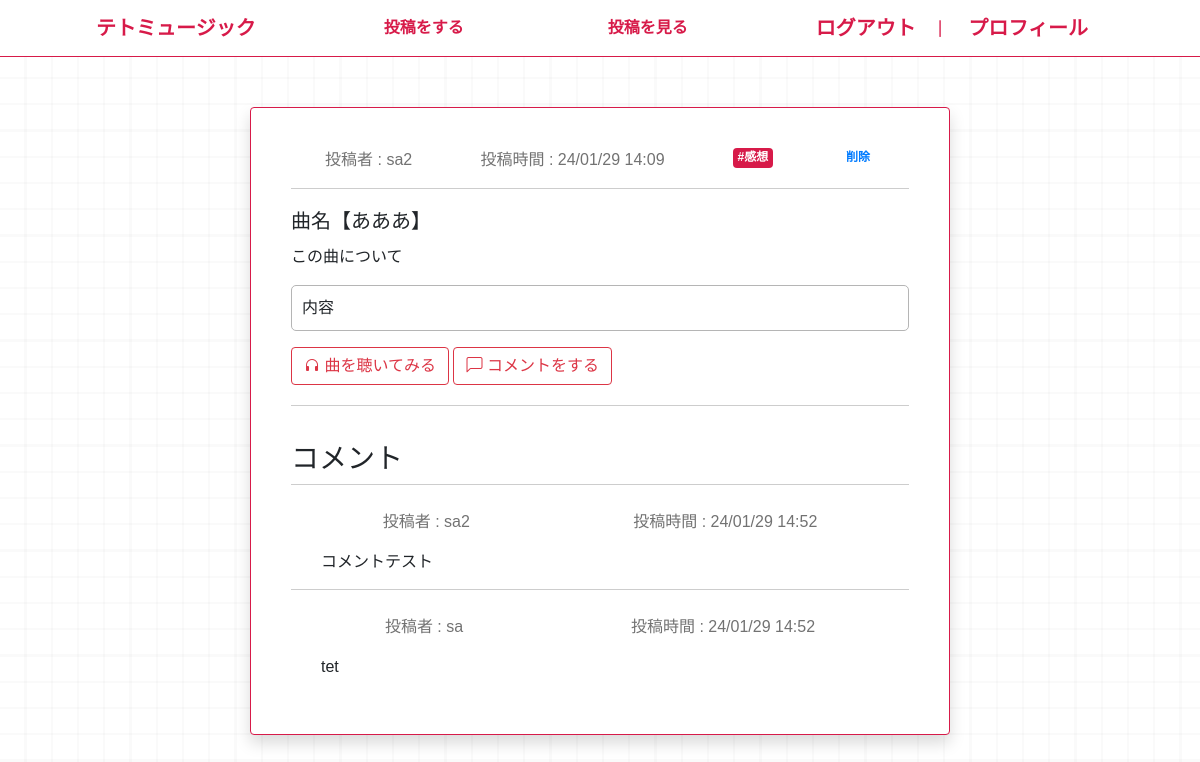
The page /teto/11/detail (signed in) on the database its author committed.
### teto/models.py (models this page shows, shortened)
class Post(models.Model):
    title = models.CharField(max_length=100)
    music = models.CharField(max_length=100)
    text = models.TextField(max_length=300)
    create_time = models.DateTimeField(default=timezone.now)
    link = models.URLField()
    category = models.CharField(max_length=100, choices= CATEGORY)
    user = models.ForeignKey('auth.User', on_delete=models.CASCADE)

class Comment(models.Model):
    post = models.ForeignKey(Post, on_delete=models.CASCADE)
    text = models.TextField()
    create_time = models.DateTimeField(default=timezone.now)
    user = models.ForeignKey('auth.User', on_delete=models.CASCADE)

### teto/views.py (the view)
# urls.py: path('teto/<int:pk>/detail', views.DetailPostView.as_view(), name="postdetail"),
class DetailPostView(LoginRequiredMixin, DetailView):
    template_name = 'teto/teto_detail.html'
    model = Post

### teto/templates/teto/teto_detail.html (shortened to what this page needs)
{% extends 'base.html' %}
{% block content%}
    <div class="card shadow bg-white mx-auto"
    style="padding: 20px; width: 700px; margin-top: 50px; border: 1px solid rgb(215, 26, 73);">
        <div class="card-body">
            <div class="flex listup">
                <p style="color: #727272;">投稿者 : {{ object.user }}</p>
                <p style="color: #727272;">投稿時間 : {{ object.create_time | date:'y/m/d H:i' }}</p>
                <span class="badge categorybadge">#{{ object.category }}</span>
                <a class="badge" href="{% url 'postdelete' object.pk %}">削除</a>
            </div>
            <h5 class="card-title" style="border-top: 1px solid rgb(205, 205, 205); padding-top: 20px;">{{ object.music}}</h5>
            <p class="card-text">{{ object.title }}</p>
            <p class="card-text" style="border: 1px solid #b5b5b5; border-radius: 5px; padding: 10px;">{{ object.text }}</p>
            <a href="{{ item.link }}" class="btn btn-outline-danger"><i class="bi bi-headphones"></i> 曲を聴いてみる</a>
            <a href="{% url 'postcomment' object.pk %}" class="btn btn-outline-danger"><i class="bi bi-chat-left"></i> コメントをする</a>
            <p style="border-bottom: 1px solid rgb(205, 205, 205); padding-bottom: 20px;"></p>
        </div>
        <div style="padding: 0 20px 20px;">
            <h3>コメント</h3>
            {% for comment in object.comment_set.all %}
            <div class="balloon-007">
                <div class="flex commentup" >
                    <p style="color: #727272;">投稿者 : {{ comment.user.username }}</p>
                    <p style="color: #727272;"">投稿時間 : {{ comment.create_time | date:'y/m/d H:i' }}</p>
                </div>
                <p style="margin: 0 30px 15px;">{{ comment.text }}</p>
            </div>
            {% endfor %}
        </div>
    </div>
{% endblock content %}

### teto/static/teto/css/style.css (style rules this page uses)
body { font-family: "ヒラギノ丸ゴ Pro", "Hiragino Maru Gothic Pro", "メイリオ", Meiryo, Osaka, "ＭＳ Ｐゴシック", "MS PGothic", sans-serif; background-image: repeating-linear-gradient(to bottom, transparent 25px, rgba(0, 0, 0, 0.04) 26px, rgba(0, 0, 0, 0.04) 26px, transparent 27px, transparent 51px, rgba(0, 0, 0, 0.04) 52px, rgba(0, 0, 0, 0.04) 52px, transparent 53px, transparent 77px, rgba(0, 0, 0, 0.04) 78px, rgba(0, 0, 0, 0.04) 78px, transparent 79px, transparent 103px, rgba(0, 0, 0, 0.04) 104px, rgba(0, 0, 0, 0.04) 104px, transparent 105px, transparent 129px, rgba(0, 0, 0, 0.04) 130px, rgba(0, 0, 0, 0.04) 130px), repeating-linear-gradient(to right, transparent 25px, rgba(0, 0, 0, 0.04) 26px, rgba(0, 0, 0, 0.04) 26px, transparent 27px, transparent 51px, rgba(0, 0, 0, 0.04) 52px, rgba(0, 0, 0, 0.04) 52px, transparent 53px, transparent 77px, rgba(0, 0, 0, 0.04) 78px, rgba(0, 0, 0, 0.04) 78px, transparent 79px, transparent 103px, rgba(0, 0, 0, 0.04) 104px, rgba(0, 0, 0, 0.04) 104px, transparent 105px, transparent 129px, rgba(0, 0, 0, 0.04) 130px, rgba(0, 0, 0, 0.04) 130px); }
a { text-decoration: none; }
.flex { display: flex; }
.listup { justify-content: space-around; height: 20px; margin-bottom: 20px; }
.categorybadge { background-color: rgb(215, 26, 73); color: white; }
.commentup { border-top: 1px solid rgb(205, 205, 205); padding: 25px 10px 0; justify-content: space-around; }

### rows shown on the page
Post: user "sa2", create_time "24/01/29 14:09", category "感想", music "曲名【あああ】", title "この曲について", text "内容"
Comment: user.username "sa2", create_time "24/01/29 14:52", text "コメントテスト"
Comment: user.username "sa", create_time "24/01/29 14:52", text "tet"
